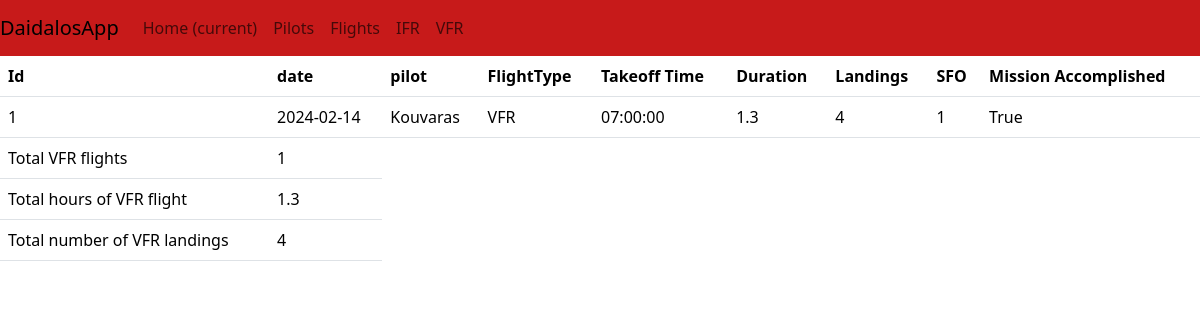
The app's page /vfr with its own data.
### app/models.py (models this page shows, shortened)
class Flight(Base):
    __tablename__= 'flights'
    id: Mapped[int] = mapped_column(primary_key=True)
    date: Mapped[datetime.date] = mapped_column(Date, nullable=False)
    flightType: Mapped[str] = mapped_column(String(30), nullable=False)
    takeoff: Mapped[time] = mapped_column(Time, nullable=False)
    flightDuration: Mapped[float] = mapped_column(Float(2), nullable=False)
    landings: Mapped[int] = mapped_column(nullable=False)
    SFO: Mapped[int] = mapped_column(nullable=False)
    missionAccomplished: Mapped[bool] = mapped_column(Boolean(), nullable=False)
    pilot_id: Mapped[int] = mapped_column(ForeignKey("pilots.id"))
    pilot: Mapped["Pilot"] = relationship(back_populates="flights")
    """ def __init__(self, date=None, pilot=None, flightType=None, takeoff=None, flightDuration=None, landings=None, SFO=None, missionAccomplished=None):
        self.date = date
        self.pilot = pilot
        self.flightType = flightType
        self.takeoff = takeoff
        self.flightDuration = flightDuration
        self.landings = landings
        self.SFO = SFO
        self.missionAccomplished = missionAccomplished """

class Pilot(Base):
    __tablename__= 'pilots'
    id: Mapped[int] = mapped_column(primary_key=True)
    name: Mapped[str] = mapped_column(String(30), nullable=False)
    surname: Mapped[str] = mapped_column(String(30), nullable=False)
    typeRate: Mapped[str] = mapped_column(String(30), nullable=False)
    instructorCategory: Mapped[str] = mapped_column(String(2), nullable=False)
    flights: Mapped[List["Flight"]] = relationship(back_populates="pilot")
    def __repr__(self):
        return self.surname

### app/routes.py (the view)
@app.route("/vfr", methods = ['GET'])
def vfr_flights():
    vfr_flights = Flight.query.filter(Flight.flightType == "VFR")
    total_flights = 0
    total_hours = 0
    total_landings = 0
    for vfr in vfr_flights:
        total_hours += vfr.flightDuration
        total_landings += vfr.landings
        total_flights += 1
    return render_template("vfr.html", vfr_flights=vfr_flights, total_hours=total_hours, total_landings=total_landings, total_flights=total_flights)

### app/__init__.py (called while the page is built)
@app.teardown_appcontext
def shutdown_session(exception=None):
    db_session.remove()

### app/templates/vfr.html
{% extends 'base.html' %}
{% block content %}
<table class="table">
  <thead>
  <tr>
    <th scope="col">Id</th>
    <th scope="col">date</th>
    <th scope="col">pilot</th>
    <th scope="col">FlightType</th>
    <th scope="col">Takeoff Time</th>
    <th scope="col">Duration</th>
    <th scope="col">Landings</th>
    <th scope="col">SFO</th>
    <th scope="col">Mission Accomplished</th>
  </tr>
</thead>
<tbody>
{% for vfr_flight in vfr_flights %}
  <tr scope="row">
    <td>{{ vfr_flight.id }}</td>
    <td>{{ vfr_flight.date }}</td>
    <td>{{ vfr_flight.pilot }}</td>
    <td>{{ vfr_flight.flightType }}</td>
    <td>{{ vfr_flight.takeoff }} </td>
    <td>{{ vfr_flight.flightDuration }} </td>
    <td>{{ vfr_flight.landings }} </td>
    <td>{{ vfr_flight.SFO }} </td>
    <td>{{ vfr_flight.missionAccomplished }} </td>
  </tr>
{% endfor %}
</tbody>
<tr>
    <td>Total VFR flights</td>
    <td>{{ total_flights }}</td>
</tr>
<tr>
    <td>Total hours of VFR flight</td>
    <td>{{ total_hours }}</td>
</tr>
<tr>
    <td>Total number of VFR landings</td>
    <td>{{ total_landings }}</td>
</tr>
</table>
{% endblock %}

### records on screen
Flight: id "1", date "2024-02-14", pilot "Kouvaras", flightType "VFR", takeoff "07:00:00", flightDuration "1.3", landings "4", SFO "1", missionAccomplished "True"

### other values on screen
{{ total_flights }} "1"
{{ total_hours }} "1.3"
{{ total_landings }} "4"
